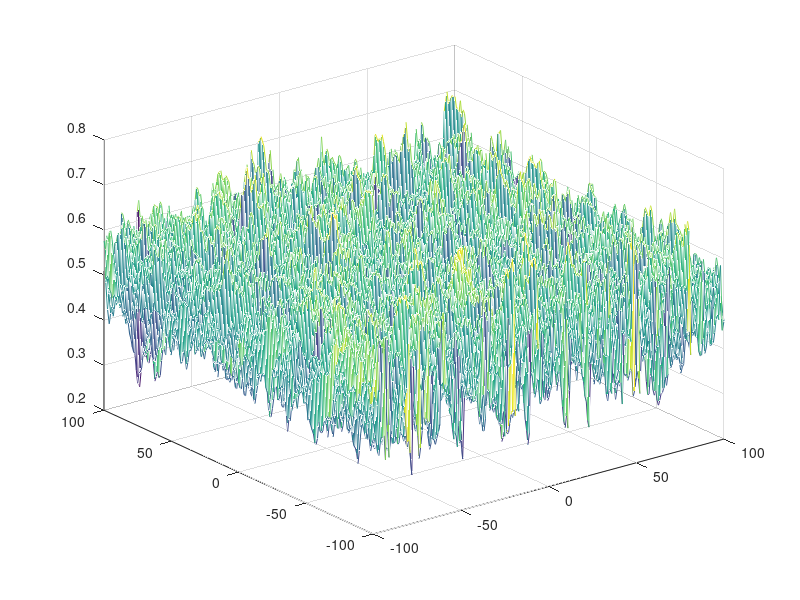

This figure's MATLAB source:
[X,Y] = meshgrid(-100:1:100);
Z = rand(length(Y),length(Y));
Z = movmean(Z,20);
% Z = smoothdata(Z,"sgolay");
mesh(X,Y,Z);